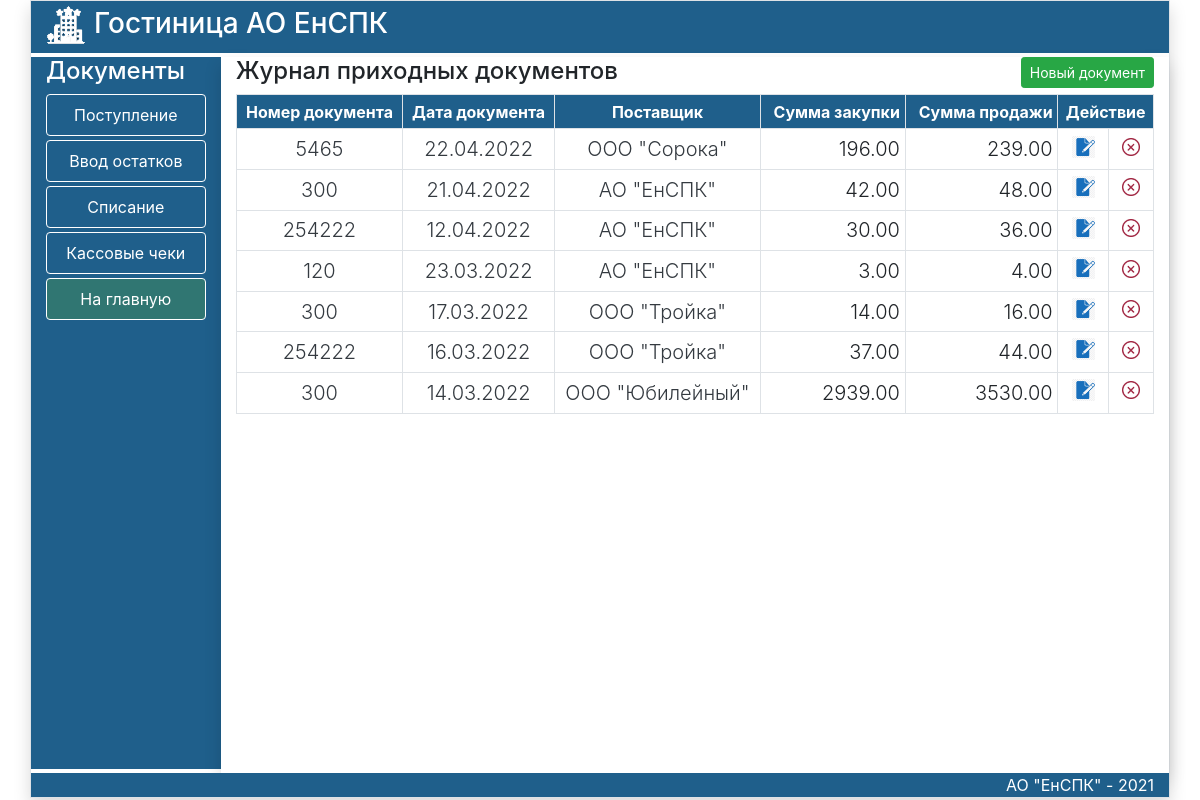
Page /ReceiptDoc on the earlier database version.
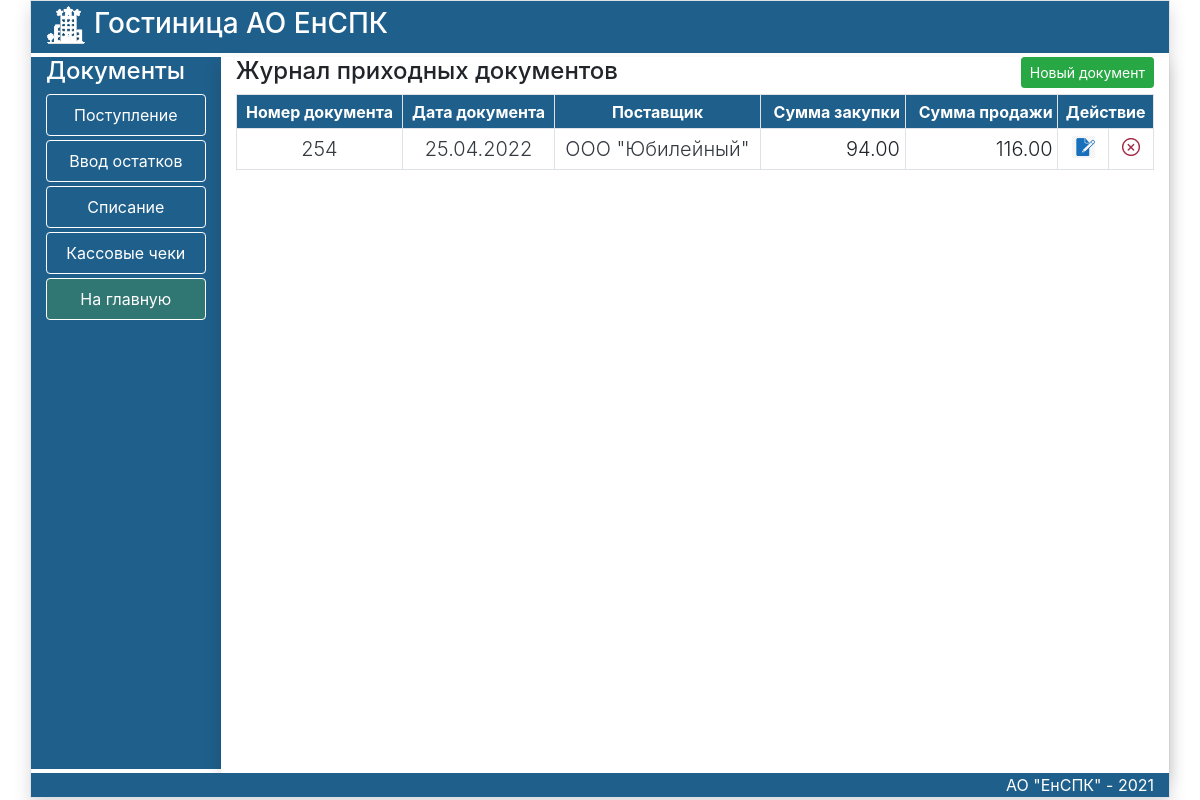
Same page on the later database version.
### trade/models.py (models this page shows, shortened)
class Doc(models.Model):
    nomerdoc=models.CharField(max_length=20,verbose_name="Номер документв")
    datadoc=models.DateField(verbose_name='Дата документа')
    updated_at = models.DateTimeField(auto_now=True, verbose_name='Создан')
    created_at = models.DateTimeField(auto_now_add=True, verbose_name='Обновлен')
    dealer=models.ForeignKey(Saler,verbose_name='Поставщик',on_delete=models.PROTECT)
    buytotal=models.DecimalField(max_digits=8,decimal_places=2,default=0.00)
    saletotal=models.DecimalField(max_digits=8,decimal_places=2,default=0.00)
    transaction=models.BooleanField(verbose_name='Проведен',default=False)
    typedoc=models.ForeignKey(TypeDoc,verbose_name='Тип документа',on_delete=models.PROTECT)
    user=models.CharField(max_length=100,verbose_name='Пользователь',blank=True,null=True,default='')
    class Meta:
        verbose_name='Документ'
        verbose_name_plural='Документы'

class Saler(models.Model):
    title = models.CharField(max_length=100, verbose_name='Наименование')
    def __str__(self):
        return self.title
    class Meta:
        verbose_name='Поставщик'
        verbose_name_plural='Поставщики'
        ordering=['title',]

### trade/views.py (the view)
# urls.py: path('ReceiptDoc',ReceiptDoc,name='ReceiptDoc'),
def ReceiptDoc(request):
    ReceiptDoc=Doc.objects.filter(typedoc=1).order_by('-datadoc')
    return render(request, 'trade/ReceiptDoc.html', {'title': 'Приходные документы','doc':ReceiptDoc})

### trade/templates/trade/ReceiptDoc.html
{% extends 'trade/DocPage.html' %}
{% load static %}
{% block LinkArea %}
<h4 class="text-white">Документы</h4>
     <a href="{% url 'ReceiptDoc' %}" class="btn btn-secondary border border-white  nav-link mb-1 btnblack">Поступление </a>
       <a href="{% url 'InitialDoc' %}" class="btn btn-secondary border border-white  nav-link mb-1 btnblack">Ввод остатков</a>
<a href="{% url 'Create' 'Unit' %}" class="btn btn-secondary border border-white  nav-link mb-1 btnblack">Списание </a>
<a href="{% url 'CheckJurnal' %}" class="btn btn-secondary border border-white  nav-link mb-1 btnblack">Кассовые чеки </a>
<a href="{% url 'home' %}" class="btn btn-secondary border border-white  nav-link mb-1 addbtn">На главную</a>
{% endblock LinkArea %}
{% block DataArea %}
<div class="row">
 <div class="col-md-12 ">
<h4 >Журнал приходных документов
    <div class="text-end d-inline-block float-right"><a href="{% url 'CreateReceiptDoc' %}" class="btn btn-success  btn-sm    mb-1  ">Новый документ </a></div>
</h4>
<div class="scrolltable ">
    <table class="table table-sm table-bordered mt-0 " >
    <tr>
        <th class="btnblack  textcenter" >Номер документа</th>
        <th class="btnblack  textcenter"  >Дата документа</th>
        <th class="btnblack  textcenter"  >Поставщик</th>
        <th class="btnblack  textright" >Сумма закупки</th>
        <th class="btnblack  textright " >Сумма продажи</th>
        <th class="btnblack  textcenter " colspan="2">Действие</th>
    </tr>
{% for item in doc %}
    <tr>
        <th class=" lead textcenter text-dark" > {{item.nomerdoc}}</th>
        <th class=" lead textcenter text-dark" >{{item.datadoc|date:"d.m.Y"}}</th>
          <th class=" lead textcenter text-dark" >{{item.dealer}}</th>
        <th class=" lead textright">{{item.buytotal}}</th>
        <th class=" lead textright">{{item.saletotal}}</th>
  <td class="text-center pt-0 pb-2 " style="vertical-align:middle"><a href="{% url 'UpdateReceiptDoc' item.pk %}" ><img src="{% static 'trade/images/edit2.png' %}" height="22" style="top:10px" title="Редактировать" ></a></td>
  <td class="text-center pt-0 pb-2 " style="vertical-align:middle"><a href="{% url 'DeleteReceiptDoc' item.pk %}" ><img src="{% static 'trade/images/delete2.png' %}" height="18" style="top:10px" title="Удалить документ" ></a></td>
    </tr>
{% endfor %}
    </table>
</div>
 </div>
</div>
{% endblock DataArea %}

### trade/templates/trade/DocPage.html (shortened to what this page needs)
{% extends 'trade/base.html' %}

### trade/templates/trade/base.html (shortened to what this page needs)
{% load static %}
 <!DOCTYPE html>
<html lang="en">
<head>
    <link type="text/css" href="{% static 'trade/css/bootstrap.css' %}"  rel="stylesheet">
    <link type="text/css" href="{% static 'trade/css/my.css' %}"  rel="stylesheet">
</head>
<body>
<div class="container border shadow ">
    <div class="row">
        <div class="col-md-12 mb-1 myback header1 ">
            <h3 class="mt-1 text-white "> <img src="{% static 'trade/images/hotel4.png' %}" class="mr-2 logo">Гостиница АО ЕнСПК
            </h3> </div>
    </div>
<div class="row">
    <div class="col-md-2 mb-1 myback" style="min-height:calc(100vh - 88px);"  >
{% block LinkArea %}{% endblock LinkArea %}
</div>
        <div class="col-md-10  shadow ">
                   {% block DataArea %}{% endblock DataArea %}
        </div>
    </div>
 <div class="row">
    <div class="col-md-12 text-right myback text-white" >
            АО "ЕнСПК" - 2021
    </div>
</div>
</div>
</body>
</html>

### trade/static/trade/css/my.css (style rules this page uses)
.myback { background-color:RGB(31,95,139); }
.btnblack { background-color:RGB(31,95,139); color: white; }
.logo { height:40px; }
.addbtn { width=30px; background-color:RGB(48,118,114); color: white; }
.scrolltable { display:block; overflow-y: auto; height:75vh; }
.textright { text-align:right; }
.textcenter { text-align:center; }

Differences in the rows shown:
removed Doc: nomerdoc "5465", datadoc "22.04.2022", dealer "ООО \"Сорока\"", buytotal "196.00", saletotal "239.00"
removed Doc: nomerdoc "300", datadoc "21.04.2022", dealer "АО \"ЕнСПК\"", buytotal "42.00", saletotal "48.00"
removed Doc: nomerdoc "254222", datadoc "12.04.2022", dealer "АО \"ЕнСПК\"", buytotal "30.00", saletotal "36.00"
removed Doc: nomerdoc "120", datadoc "23.03.2022", dealer "АО \"ЕнСПК\"", buytotal "3.00", saletotal "4.00"
removed Doc: nomerdoc "300", datadoc "17.03.2022", dealer "ООО \"Тройка\"", buytotal "14.00", saletotal "16.00"
removed Doc: nomerdoc "254222", datadoc "16.03.2022", dealer "ООО \"Тройка\"", buytotal "37.00", saletotal "44.00"
removed Doc: nomerdoc "300", datadoc "14.03.2022", dealer "ООО \"Юбилейный\"", buytotal "2939.00", saletotal "3530.00"
added Doc: nomerdoc "254", datadoc "25.04.2022", dealer "ООО \"Юбилейный\"", buytotal "94.00", saletotal "116.00"
